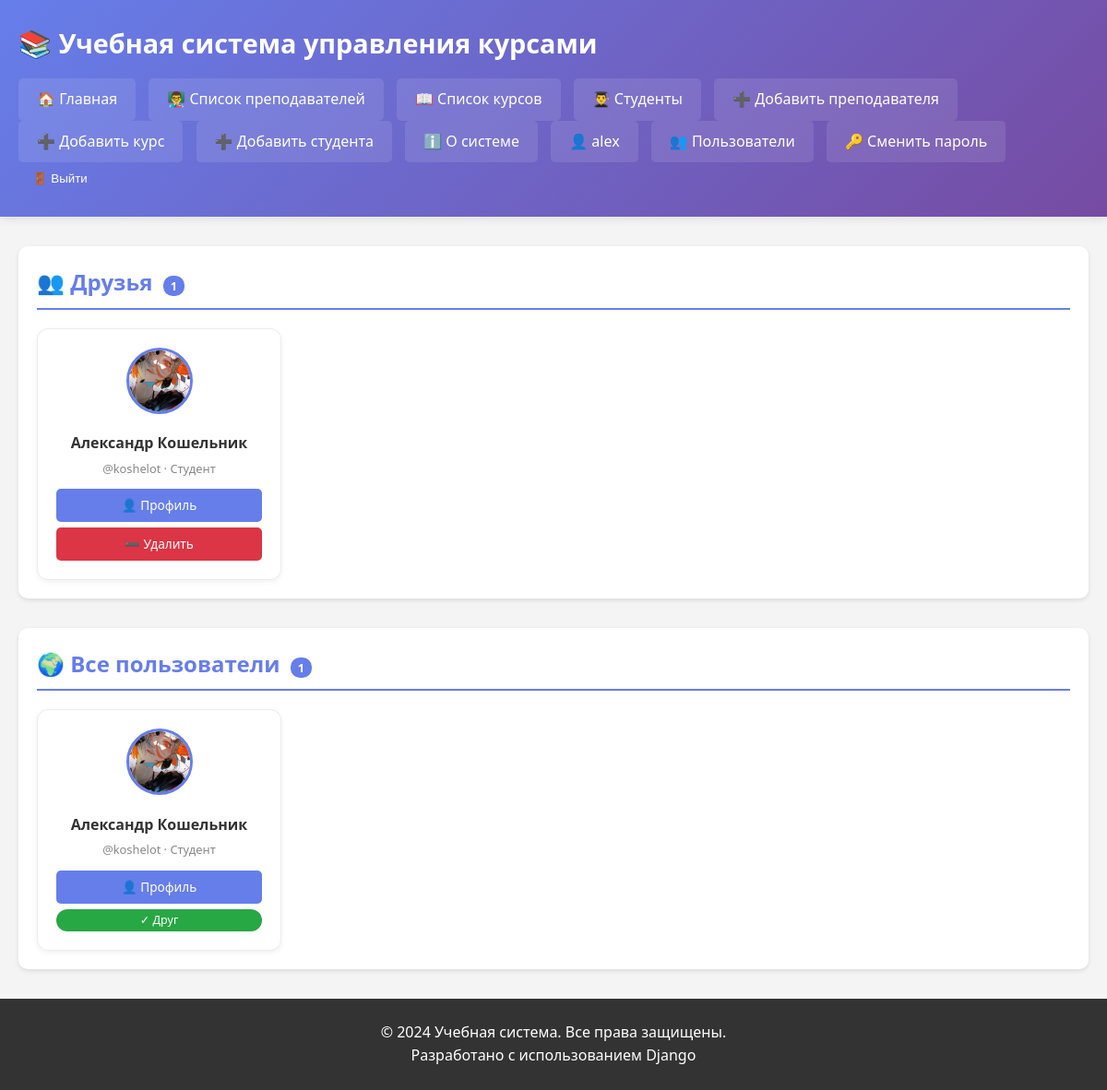
/auth/users/ (signed in), run on the app's committed database.
### users/models.py (models this page shows, shortened)
class CustomUser(AbstractUser):
    email = models.EmailField(unique=True, verbose_name="Email")
    phone = models.CharField(max_length=20, blank=True, verbose_name="Телефон")
    birth_date = models.DateField(null=True, blank=True, verbose_name="Дата рождения")
    avatar = models.ImageField(upload_to='avatars/', blank=True, null=True, verbose_name="Аватар")
    bio = models.TextField(blank=True, verbose_name="О себе")
    ROLE_CHOICES = [
        ('student', 'Студент'),
        ('teacher', 'Преподаватель'),
        ('admin', 'Администратор'),
    ]
    role = models.CharField(max_length=20, choices=ROLE_CHOICES, default='student', verbose_name="Роль")
    friends = models.ManyToManyField(
        'self',
        blank=True,
        symmetrical=True,
        verbose_name="Друзья",
    )
    friend_requests = models.ManyToManyField(
        'self',
        blank=True,
        symmetrical=False,
        related_name='pending_requests',
        verbose_name="Заявки в друзья",
    )

### users/views.py (the view)
# urls.py: path('users/', views.user_list, name='user_list'),
@login_required
def user_list(request):
    users = CustomUser.objects.exclude(pk=request.user.pk).order_by('username')
    friends = request.user.friends.all()
    incoming = request.user.pending_requests.all()
    outgoing = request.user.friend_requests.all()
    logger.debug(
        "User list accessed: user='%s', total_users=%d, friends=%d",
        request.user.username,
        users.count(),
        friends.count(),
    )
    context = {
        'users': users,
        'friends': friends,
        'incoming': incoming,
        'outgoing': outgoing,
    }
    return render(request, 'users/user_list.html', context)

### users/templates/users/user_list.html (shortened to what this page needs)
{% extends 'schedule/base.html' %}
{% block content %}
<section>
    <h2>👥 Друзья <span class="tab-badge">{{ friends.count }}</span></h2>
    {% if friends %}
    <div class="users-grid">
        {% for u in friends %}
        <div class="user-card">
            {% if u.avatar %}<img src="{{ u.avatar.url }}" class="user-avatar">
            {% else %}<div class="user-avatar-ph">👤</div>{% endif %}
            <div class="user-name">{{ u.get_full_name|default:u.username }}</div>
            <div class="user-role">@{{ u.username }} · {{ u.get_role_display }}</div>
            <div class="card-actions">
                <a href="{% url 'users:profile' u.username %}" class="btn" style="font-size:0.85rem;padding:7px;">👤 Профиль</a>
                <a href="{% url 'users:remove_friend' u.username %}" class="btn btn-danger" style="font-size:0.85rem;padding:7px;">➖ Удалить</a>
            </div>
        </div>
        {% endfor %}
    </div>
    {% else %}
        <p class="empty-message">У вас пока нет друзей. Найдите их ниже!</p>
    {% endif %}
</section>
<section>
    <h2>🌍 Все пользователи <span class="tab-badge">{{ users.count }}</span></h2>
    {% if users %}
    <div class="users-grid">
        {% for u in users %}
        <div class="user-card">
            {% if u.avatar %}<img src="{{ u.avatar.url }}" class="user-avatar">
            {% else %}<div class="user-avatar-ph">👤</div>{% endif %}
            <div class="user-name">{{ u.get_full_name|default:u.username }}</div>
            <div class="user-role">@{{ u.username }} · {{ u.get_role_display }}</div>
            <div class="card-actions">
                {% if u in friends %}
                    <a href="{% url 'users:profile' u.username %}" class="btn" style="font-size:0.85rem;padding:7px;">👤 Профиль</a>
                    <span class="badge-friend">✓ Друг</span>
                {% elif u in outgoing %}
                    <span class="badge-pending">⏳ Заявка отправлена</span>
                {% elif u in incoming %}
                    <span class="badge-incoming">📩 Входящая заявка</span>
                {% else %}
                    <a href="{% url 'users:send_friend_request' u.username %}" class="btn btn-success" style="font-size:0.85rem;padding:7px;">➕ В друзья</a>
                {% endif %}
            </div>
        </div>
        {% endfor %}
    </div>
    {% else %}
        <p class="empty-message">Других пользователей нет.</p>
    {% endif %}
</section>
{% endblock %}

### schedule/templates/schedule/base.html (shortened to what this page needs)
<!DOCTYPE html>
<html lang="ru">
<head>
</head>
<body>
    <header>
        <div class="container">
            <h1>📚 Учебная система управления курсами</h1>
            <nav>
                <a href="{% url 'schedule:index' %}">🏠 Главная</a>
                <a href="{% url 'schedule:teacher_list' %}">👨‍🏫 Список преподавателей</a>
                <a href="{% url 'schedule:course_list' %}">📖 Список курсов</a>
                <a href="{% url 'schedule:student_list' %}">👨‍🎓 Студенты</a>
                <a href="{% url 'schedule:teacher_create_form' %}">➕ Добавить преподавателя</a>
                <a href="{% url 'schedule:course_create_form' %}">➕ Добавить курс</a>
                <a href="{% url 'schedule:student_create_form' %}">➕ Добавить студента</a>
                <a href="{% url 'schedule:info' %}">ℹ️ О системе</a>
                {% if user.is_authenticated %}
                    <a href="{% url 'users:profile' user.username %}">👤 {{ user.username }}</a>
                    <a href="{% url 'users:user_list' %}">👥 Пользователи</a>
                    <a href="{% url 'password_change' %}">🔑 Сменить пароль</a>
                    <form method="post" action="{% url 'logout' %}" style="display: inline;">
                        <button type="submit" style="background: none; border: none; color: white; cursor: pointer; padding: 10px 15px;">
                            🚪 Выйти
                        </button>
                    </form>
                {% else %}
                    <a href="{% url 'login' %}">🔐 Войти</a>
                    <a href="{% url 'users:register' %}">📝 Регистрация</a>
                {% endif %}
            </nav>
        </div>
    </header>
    <main>
        <div class="container">
            {% block content %}
            {% endblock %}
        </div>
    </main>
    <footer>
        <div class="container">
            <p>&copy; 2024 Учебная система. Все права защищены.</p>
            <p>Разработано с использованием Django</p>
        </div>
    </footer>
</body>
</html>

### schedule/templates/schedule/base.html (style rules this page uses)
* { margin: 0; padding: 0; box-sizing: border-box; }
body { font-family: 'Segoe UI', Tahoma, Geneva, Verdana, sans-serif; line-height: 1.6; background-color: #f4f4f4; }
.container { max-width: 1200px; margin: auto; padding: 0 20px; }
header { background: linear-gradient(135deg, #667eea 0%, #764ba2 100%); color: white; padding: 1.5rem 0; margin-bottom: 2rem; box-shadow: 0 2px 10px rgba(0,0,0,0.1); }
header h1 { margin: 0; padding: 0; font-size: 1.8rem; }
nav { margin-top: 15px; }
nav a { color: white; text-decoration: none; padding: 10px 20px; margin-right: 10px; display: inline-block; border-radius: 5px; transition: all 0.3s ease; background-color: rgba(255,255,255,0.1); }
main { min-height: calc(100vh - 300px); }
section { margin-bottom: 2rem; background: white; padding: 20px; border-radius: 10px; box-shadow: 0 2px 5px rgba(0,0,0,0.1); }
section h2 { color: #667eea; margin-bottom: 1rem; padding-bottom: 0.5rem; border-bottom: 2px solid #667eea; }
.btn { display: inline-block; padding: 10px 20px; background: #667eea; color: white; text-decoration: none; border: none; border-radius: 5px; cursor: pointer; font-size: 1rem; transition: all 0.3s ease; }
.btn-danger { background: #dc3545; }
footer { background: #333; color: white; text-align: center; padding: 1.5rem 0; margin-top: 2rem; }

### users/templates/users/user_list.html (style rules this page uses)
.users-grid { display: grid; grid-template-columns: repeat(auto-fill, minmax(220px, 1fr)); gap: 20px; margin-top: 20px; }
.user-card { background: white; border-radius: 12px; padding: 20px; text-align: center; border: 1px solid #e9ecef; box-shadow: 0 2px 6px rgba(0,0,0,0.06); transition: transform 0.2s, box-shadow 0.2s; }
.user-avatar { width: 72px; height: 72px; border-radius: 50%; object-fit: cover; margin-bottom: 12px; border: 3px solid #667eea; }
.user-name { font-weight: 700; font-size: 1rem; color: #333; }
.user-role { color: #888; font-size: 0.8rem; margin: 4px 0 12px; }
.card-actions { display: flex; flex-direction: column; gap: 6px; }
.badge-friend { background:#28a745; color:white; padding:2px 10px; border-radius:12px; font-size:0.78rem; }
.tab-badge { background:#667eea; color:white; border-radius:10px; padding:2px 8px; font-size:0.8rem; margin-left:5px; }

### data on the page
CustomUser: username "alex"
CustomUser: avatar (picture), get_full_name "Александр Кошельник", username "koshelot", role "Студент", shows "👤 Профиль"

### other printed values
{{ friends.count }} "1"
{{ users.count }} "1"
